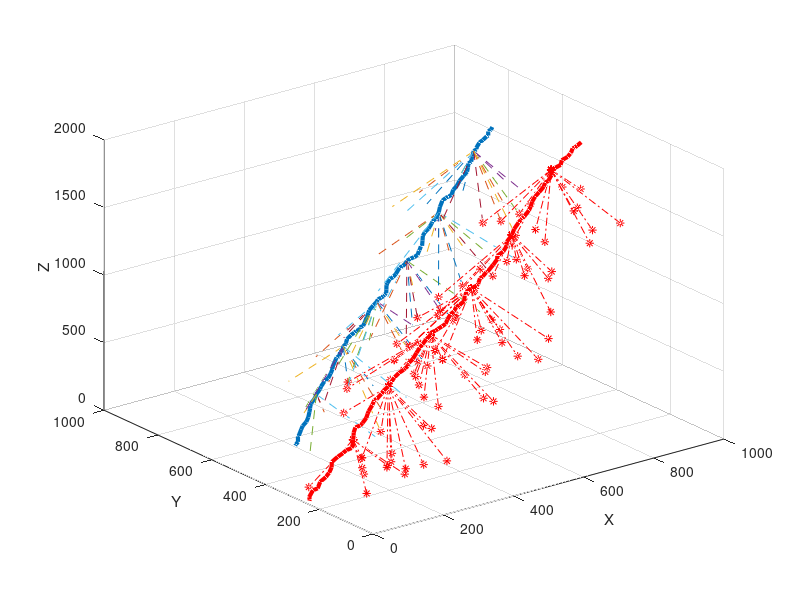

Recreate this plot in MATLAB.
%%%%%%%%%%%%%%%%%%%%%%%%%%%
%%%%2 simulator to simulate the trajectory for two robots and landmarks
%%%%%%%%%%%%%%%%%%%%%%%%%%%%%%
%%
clear all
close all
clc
%%
%%%%%
%%simualtion space 
lx=1000;
ly=1000;
lz=2000;
%%%

%%%%%%%%%%%%%%%%%%%%%%%%%%%%%%%%%%%%%%%%%%%%%%%%%%%%%%%%%%%%%%%%
%%Generate the robot trajectory
%%%%%%%%%%%%%%%%%%%%%%%%%%%%%%%%%%%%%%%%%%%%%%%%%%%%%%%%%%%%%%%%%

%%generate the trajectory of robot 1 and 2
%%%
%Starting point for R1
R1_start=[10;250;10];
%Ending point for R1
R1_end=[900;400;1900];

%Starting point for R2
R2_start=[200;550;10];
%Ending point for R2
R2_end=[800;600;1900];



%distance traveled:
R1_distance=R1_end-R1_start;
%randomly devided the steps
%steps:
step_n=100;
R1_steps=zeros(3,step_n);
for i=1:3
    R1_steps(i,:)=rand(1,step_n);
    R1_steps(i,:)=R1_distance(i)/sum(R1_steps(i,:))*R1_steps(i,:);
end

% the trajectory for R1
R1_traj=zeros(3,step_n+1);
R1_traj(:,1)=R1_start;
for i=2:step_n+1
    R1_traj(:,i)=R1_traj(:,i-1)+R1_steps(:,i-1);
end

%distance traveled:
R2_distance=R2_end-R2_start;
%randomly devided the steps
R2_steps=zeros(3,step_n);
for i=1:3
    R2_steps(i,:)=rand(1,step_n);
    R2_steps(i,:)=R2_distance(i)/sum(R2_steps(i,:))*R2_steps(i,:);
end

% the trajectory for R2
R2_traj=zeros(3,step_n+1);
R2_traj(:,1)=R2_start;
for i=2:step_n+1
    R2_traj(:,i)=R2_traj(:,i-1)+R2_steps(:,i-1);
end
R2_traj(3,:)=R1_traj(3,:);


%%%%%%%%%%%%%%%%%%%%
%%fit the 3D curve
%%%%%%%%%%%%%%%%%%%%
x1=R1_traj(1,:)';
y1=R1_traj(2,:)';
z1=R1_traj(3,:)';
%T1=[x1 y1 x1.*y1 x1.*x1 y1.*y1 ones(step_n+1,1)]\z1;
%syms x1 y1
%z1=vpa([x1 y1 x1*y1 x1*x1 y1*y1 1]* T1, 4);


%%%%%%%%%%%%%%%%%%%%%%%%%%%%%%%%%%%%%%%%%%%%%%%%%%%%%%%%%%%%%%%%%%%%%%
%%Generate the landmarks
%%%%%%%%%%%%%%%%%%%%%%%%%%%%%%%%%%%%%%%%%%%%%%%%%%%%%%%%%%%%%%%%%%%%%%%
lm_N=1000;
lm=zeros(3,lm_N);
lm(1,:)=lx*rand(1,lm_N);
lm(2,:)=ly*rand(1,lm_N);
lm(3,:)=lz*rand(1,lm_N);



%%%%%%%%%%%%%%%%%%%%%%%%%%%%%%%%%%%%%%%%%%%%%%%%%%%%%%%%%%%%%%
%%%Generate the measurement between trajectory and landmarks
%%%%%%%%%%%%%%%%%%%%%%%%%%%%%%%%%%%%%%%%%%%%%%%%%%%%%%%%%%%%%%%
%%sensor range for robot
R1_range=500;
R2_range=500;
vi_ang=pi/7;

step=15;


R1_z=struct('ID',0);
for i=1:step:step_n+1
    R1_z(i).ID=0;
    for j=1:lm_N
        dr=norm(R1_traj(1:2,i)-lm(1:2,j));
        d=norm(R1_traj(:,i)-lm(:,j));
        dz=R1_traj(3,i)-lm(3,j);
        if dz>10 && dr<=dz*tan(vi_ang) && d<=R1_range
            R1_z(i).ID=[R1_z(i).ID, j];
        end
    end
end

R2_z=struct('ID',0);
for i=1:step:step_n+1
    R2_z(i).ID=0;
    for j=1:lm_N
        dr=norm(R2_traj(1:2,i)-lm(1:2,j));
        d=norm(R2_traj(:,i)-lm(:,j));
        dz=R2_traj(3,i)-lm(3,j);
        if dz>10 && dr<=dz*tan(vi_ang) && d<=R2_range 
            R2_z(i).ID=[R2_z(i).ID, j];
        end
    end
end


%%%%%%%%%%%%%%%%%%%%%%%%%%%%%%%%%%%%%%%%%%%%%%%%%%%%%%%%%
%%%draw the figure
%%%%%%%%%%%%%%%%%%%%%%%%%%%%%%%%%%%%%%%%%%%%%%%%%%%%%%%%%%
figure
plot3(R1_traj(1,:),R1_traj(2,:),R1_traj(3,:),'r-','LineWidth',3);
hold on
plot3(R2_traj(1,:),R2_traj(2,:),R2_traj(3,:),'LineWidth',3);
hold on
%plot3(lm(1,:),lm(2,:),lm(3,:),'k+');
for i=1:lm_N
    %text(lm(1,i)+20,lm(2,i)+20,lm(3,i)+20,num2str(i));
end
hold on
%%%draw connections between robot trajectory and landmark

for i=1:step:step_n+1
    connection_num=size(R1_z(i).ID,2);
    if connection_num>1
        ID=R1_z(i).ID;
        for j=2:connection_num
            plot3([R1_traj(1,i) lm(1,ID(j))],[R1_traj(2,i) lm(2,ID(j))],[R1_traj(3,i) lm(3,ID(j))],'r-.*');
            %text(lm(1,ID(j))+20,lm(2,ID(j))+20,lm(3,ID(j))+20,num2str(ID(j)));
            hold on
            
        end
    end
end

for i=1:step:step_n+1
    connection_num=size(R2_z(i).ID,2);
    if connection_num>1
        ID=R2_z(i).ID;
        for j=2:connection_num
            plot3([R2_traj(1,i) lm(1,ID(j))],[R2_traj(2,i) lm(2,ID(j))],[R2_traj(3,i) lm(3,ID(j))],'--');
            %text(lm(1,ID(j))+20,lm(2,ID(j))+20,lm(3,ID(j))+20,num2str(ID(j)));
            hold on
        end
    end
end
%}

axis([0 lx 0 ly 0 lz]) 
grid on
xlabel('X');
ylabel('Y');
zlabel('Z');





